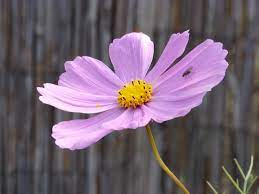
#> input picture images/1.jfif, 259 x 194 px
$ python imgRot.py
#> lines starting #> are read from the running program, lines starting #| are printed output that depends on the picture
# Python3 code to rotate any image by a fixed angle
# using 2x2 rotation matrix

import cv2
import numpy as np
import math
import imageio
from PIL import Image


# Input the image
img = imageio.imread('./images/1.jfif')
#> img is the input picture: shape (194, 259, 3); mean R, G, B 114.2, 97.1, 111.2
rotation_amount_degree = 60

# Convert degree to radian
rotation_amount_rad = rotation_amount_degree * np.pi / 180.0

# Get Image dimensions
height, width, num_channels = img.shape
#> height = 194; width = 259; num_channels = 3

# Creating output image
# Max size of image will be in case of 45 degrees and its multiple
max_len = int(math.sqrt(height*height + width*width))
#> max_len = 323
rotated_image = np.zeros((max_len, max_len, num_channels))

# Get the rotated height and width
rh, rw, _ = rotated_image.shape
#> rh = 323; rw = 323

# Get center
mrow = int((rh+1)/2)
#> mrow = 162
mcol = int((rw+1)/2)
#> mcol = 162

# Apply Transformation
for r in range(rh):
    for c in range(rw):
        # Apply 2x2 rotation matrix
        y = (r-mcol)*math.cos(rotation_amount_rad) + \
            (c-mrow)*math.sin(rotation_amount_rad)
        x = -(r-mcol)*math.sin(rotation_amount_rad) + \
            (c-mrow)*math.cos(rotation_amount_rad)

        # Add offset
        y += mcol
        x += mrow
        x = round(x)
        y = round(y)

        # Check if x and y are bounded between the image height and width
        if (x >= 0 and y >= 0 and x < width and y < height):
            rotated_image[r][c][:] = img[y][x][:]
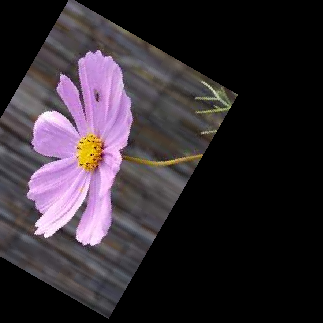
#> rotated_image: shape (323, 323, 3) float64; mean R, G, B 51.9, 43.8, 50.4


# Save final output
# cv2.imshow(rotated_image)
output_image = Image.fromarray(rotated_image.astype("uint8"))
output_image.save("rotated_image.png")
